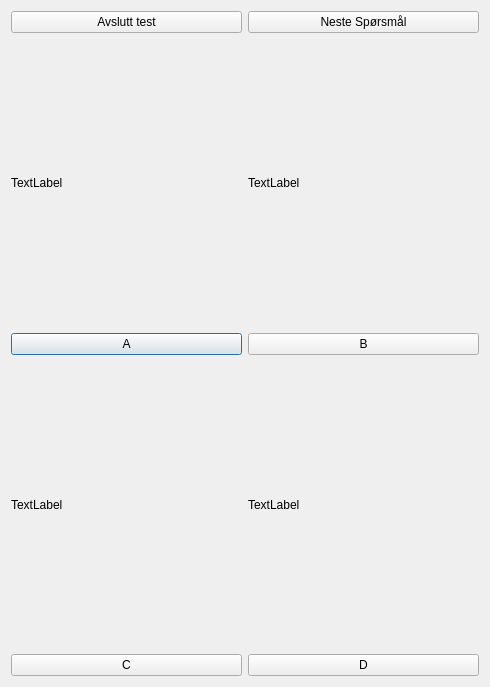
<?xml version="1.0" encoding="UTF-8"?>
<ui version="4.0">
 <class>QuestionDialog</class>
 <widget class="QDialog" name="QuestionDialog">
  <property name="geometry">
   <rect>
    <x>0</x>
    <y>0</y>
    <width>490</width>
    <height>687</height>
   </rect>
  </property>
  <property name="windowTitle">
   <string>Dialog</string>
  </property>
  <layout class="QGridLayout" name="gridLayout">
   <item row="3" column="0">
    <widget class="QLabel" name="label_3">
     <property name="text">
      <string>TextLabel</string>
     </property>
    </widget>
   </item>
   <item row="3" column="1">
    <widget class="QLabel" name="label_4">
     <property name="text">
      <string>TextLabel</string>
     </property>
    </widget>
   </item>
   <item row="2" column="0">
    <widget class="QPushButton" name="pushButton">
     <property name="text">
      <string>A</string>
     </property>
    </widget>
   </item>
   <item row="2" column="1">
    <widget class="QPushButton" name="pushButton_2">
     <property name="text">
      <string>B</string>
     </property>
    </widget>
   </item>
   <item row="4" column="1">
    <widget class="QPushButton" name="pushButton_4">
     <property name="text">
      <string>D</string>
     </property>
    </widget>
   </item>
   <item row="1" column="1">
    <widget class="QLabel" name="label_2">
     <property name="text">
      <string>TextLabel</string>
     </property>
    </widget>
   </item>
   <item row="1" column="0">
    <widget class="QLabel" name="label_1">
     <property name="text">
      <string>TextLabel</string>
     </property>
    </widget>
   </item>
   <item row="4" column="0">
    <widget class="QPushButton" name="pushButton_3">
     <property name="text">
      <string>C</string>
     </property>
    </widget>
   </item>
   <item row="0" column="1">
    <widget class="QPushButton" name="pushButton_5">
     <property name="text">
      <string>Neste Spørsmål</string>
     </property>
    </widget>
   </item>
   <item row="0" column="0">
    <widget class="QPushButton" name="pushButton_6">
     <property name="text">
      <string>Avslutt test</string>
     </property>
    </widget>
   </item>
  </layout>
 </widget>
 <resources/>
 <connections/>
</ui>
